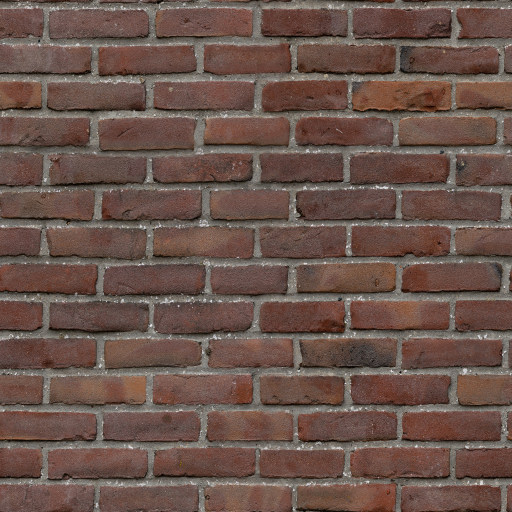
#> input picture brick_diff.jpg, 1024 x 1024 px, found by its file name (shown at 1/2 size)
$ python make_brick_swatches.py
#> lines starting #> are read from the running program, lines starting #| are printed output that depends on the picture
from PIL import Image,ImageOps,ImageEnhance,ImageDraw
from pathlib import Path
import random
root=Path.home()/"Downloads"/"slingshot_quality_proof"
src=Image.open(root/"brick_diff.jpg").convert("RGB")
#> src is the input picture: PIL image 1024x1024 RGB; mean R, G, B 106.2, 83.5, 75.2
sw,sh=src.size
#> sw = 1024; sh = 1024
print("ORIGINAL_SIZE",src.size)
#| ORIGINAL_SIZE (1024, 1024)
out=root/"brick_faces";out.mkdir(exist_ok=True)
# Source scan: individual faces of real red bricks, avoiding grey mortar.
centers=[(47,26),(195,29),(339,29),(466,30),
(125,98),(266,98),(405,97),(65,168),(220,168),(389,168),
(121,248),(285,248),(447,249),(61,324),(220,322),(379,323),
(125,405),(280,405),(439,407),(70,477),(230,476),(384,474)]
random.seed(60)
sheet=Image.new("RGB",(4*200,6*150),(25,25,25))
#> sheet: PIL image 800x900 RGB; every value is 25
for i in range(24):
 cx,cy=centers[i%len(centers)]
 cx=int(cx*sw/512);cy=int(cy*sh/512)
 dx=int(43*sw/512);dy=int(12*sh/512)
 crop=src.crop((max(0,cx-dx),max(0,cy-dy),min(sw,cx+dx),min(sh,cy+dy)))
 crop=crop.resize((512,256),Image.Resampling.LANCZOS)
 crop=ImageEnhance.Contrast(crop).enhance(1.18)
 crop=ImageEnhance.Color(crop).enhance(.91+random.random()*.19)
 crop.save(out/("brick_%02d.jpg"%i),quality=94)
 miniature=crop.resize((192,124),Image.Resampling.LANCZOS)
 sheet.paste(miniature,((i%4)*200,(i//4)*150))
 ImageDraw.Draw(sheet).text((i%4*200+5,i//4*150+125),str(i),fill="white")
#> this loop made 24 passes
#> pass 1, `crop=src.crop((max(0,cx-dx),max(0,cy-dy),min(sw,cx+dx),min(sh,cy+dy)))`:
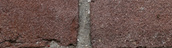
#> crop: PIL image 172x48 RGB; mean R, G, B 107, 82.7, 77.1
#> pass 1, `crop=crop.resize((512,256),Image.Resampling.LANCZOS)`:
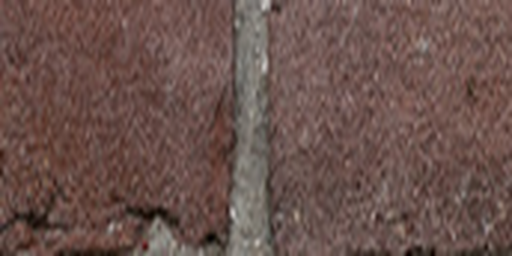
#> crop: PIL image 512x256 RGB; mean R, G, B 107, 82.7, 77.1
#> after the loop:
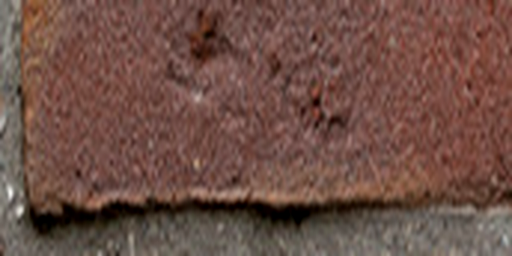
#> crop: PIL image 512x256 RGB; mean R, G, B 109.9, 79.1, 70
#> after the loop:
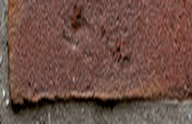
#> miniature: PIL image 192x124 RGB; mean R, G, B 109.9, 79.1, 70
#> after the loop:
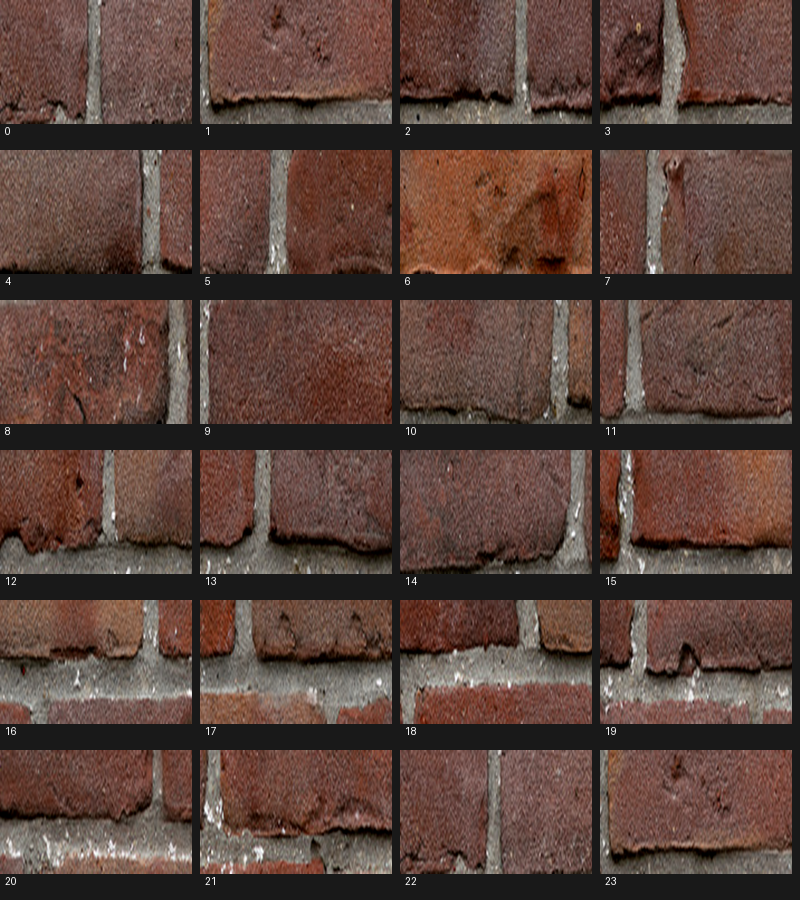
#> sheet: PIL image 800x900 RGB; mean R, G, B 89.4, 66.5, 58.8
sheet.save(root/"brick_swatches_contact.jpg",quality=90)
print("SWATCHES",len(list(out.glob("*.jpg"))),flush=True)
